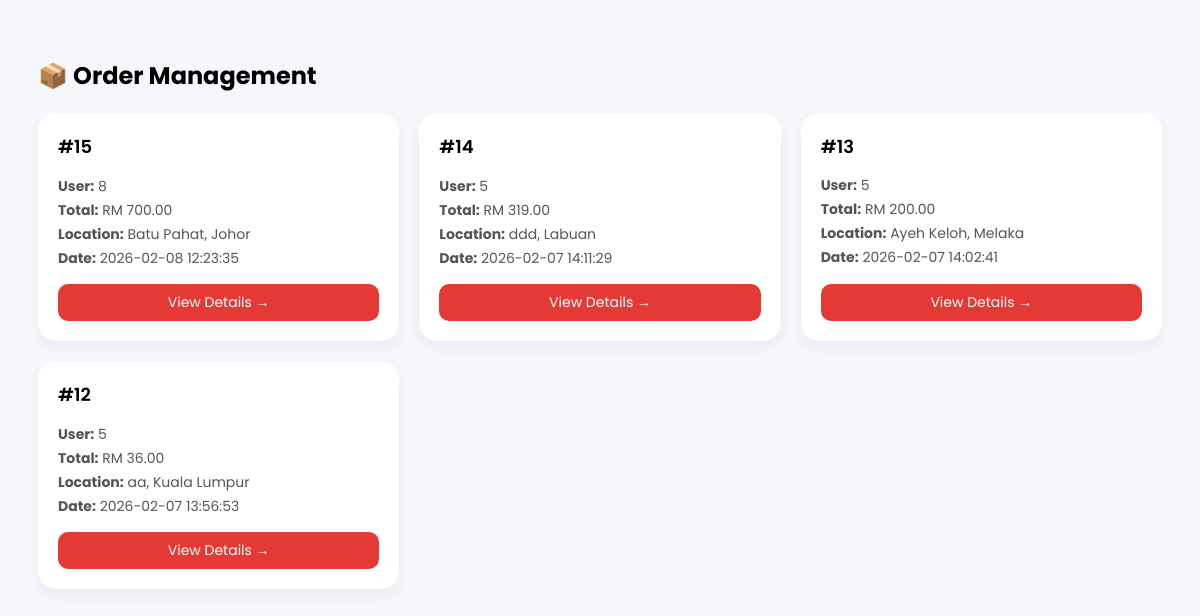
The app's page /me/dashboard-orders.php with its own data.
### tables this page shows
CREATE TABLE `orders` (
  `orderId` int(10) UNSIGNED NOT NULL,
  `status` enum('pending','paid','progress','done','shipping','delivered','cancelled') NOT NULL DEFAULT 'pending',
  `address` varchar(255) NOT NULL,
  `state` varchar(50) NOT NULL,
  `district` varchar(50) NOT NULL,
  `userId` int(10) UNSIGNED NOT NULL,
  `extraNotes` varchar(255) NOT NULL,
  `totalAmount` decimal(10,2) NOT NULL,
  `createdAt` timestamp NOT NULL DEFAULT current_timestamp()
);

### me/dashboard-orders.php (the view, shortened to what this page needs)
<?php
require_once '../foodDB.php';
?>
<!DOCTYPE html>
<html>
<head>
</head>
<body style="font-family:Poppins,sans-serif;background:#f6f7fb;padding:30px;">
    <h2 style="margin-bottom:20px;">📦 Order Management</h2>
    <div class="orders-grid">
        <?php
        $sql = "SELECT * FROM orders ORDER BY createdAt DESC";
        $result = $conn->query($sql);
        while ($row = $result->fetch_assoc()):
            $status = strtolower($row['status']);
            ?>
            <div class="order-card">
                <div class="order-top">
                    <div class="order-id">#<?= $row['orderId'] ?></div>
                    <div class="badge status-<?= $status ?>">
                    </div>
                </div>
                <div class="order-info">
                    <p><strong>User:</strong> <?= $row['userId'] ?></p>
                    <p><strong>Total:</strong> RM <?= number_format($row['totalAmount'], 2) ?></p>
                    <p><strong>Location:</strong> <?= $row['district'] ?>, <?= $row['state'] ?></p>
                    <p><strong>Date:</strong> <?= $row['createdAt'] ?></p>
                </div>
                <a href="order-details.php?id=<?= $row['orderId'] ?>" class="btn-view">
                    View Details →
                </a>
            </div>
        <?php endwhile; ?>
    </div>
</body>
</html>

### me/dashboard-orders.php (style rules this page uses)
.orders-grid { display: grid; grid-template-columns: repeat(auto-fill, minmax(280px, 1fr)); gap: 20px; }
.order-card { background: white; padding: 20px; border-radius: 18px; box-shadow: 0 6px 14px rgba(0, 0, 0, .06); display: flex; flex-direction: column; gap: 12px; transition: .2s; }
.order-top { display: flex; justify-content: space-between; align-items: center; }
.order-id { font-weight: 600; font-size: 18px; }
.order-info p { margin: 3px 0; font-size: 14px; color: #555; }
.badge { padding: 5px 10px; border-radius: 20px; font-size: 12px; font-weight: 600; color: white; }
.btn-view { margin-top: auto; text-align: center; background: #e53935; color: white; padding: 8px; border-radius: 10px; text-decoration: none; font-size: 14px; }

### records on screen
orders: orderId "15", userId "8", totalAmount "700.00", district "Batu Pahat", state "Johor", createdAt "2026-02-08 12:23:35"
orders: orderId "14", userId "5", totalAmount "319.00", district "ddd", state "Labuan", createdAt "2026-02-07 14:11:29"
orders: orderId "13", userId "5", totalAmount "200.00", district "Ayeh Keloh", state "Melaka", createdAt "2026-02-07 14:02:41"
orders: orderId "12", userId "5", totalAmount "36.00", district "aa", state "Kuala Lumpur", createdAt "2026-02-07 13:56:53"
